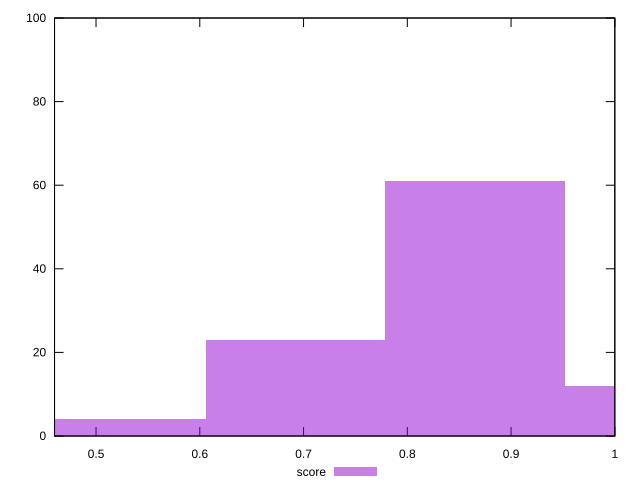

Reproduce this figure in gnuplot.
reset

$score <<EOF
1.0383125678306642 12
0.6922083785537761 23
0.8652604731922202 61
0.5191562839153321 4
EOF

set key outside below
set boxwidth 0.17305209463844404
set xrange [0.46:1]
set yrange [0:100]
set trange [0:100]
set style fill transparent solid 0.5 noborder
set terminal svg size 640, 490 enhanced background rgb 'white'
set output "report_00009_2021-02-08T22-37-41.559Z/unused-css-rules/samples/pages/score/histogram.svg"

plot $score title "score" with boxes

reset
